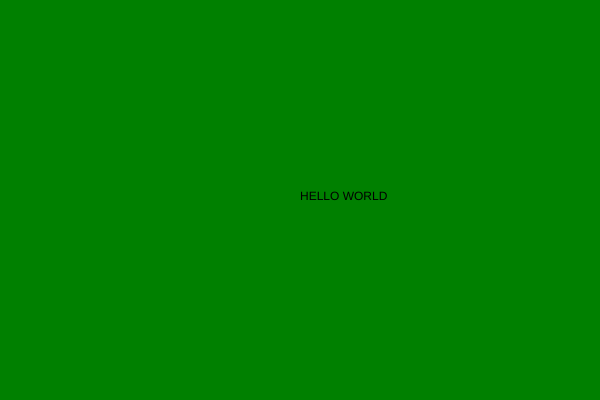
Frame 1 (no input)
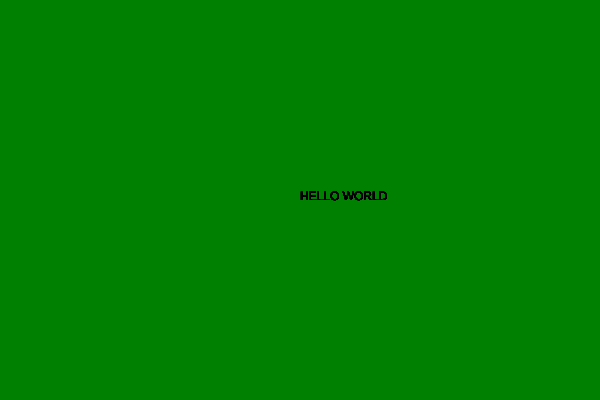
Frame 60 (no input)
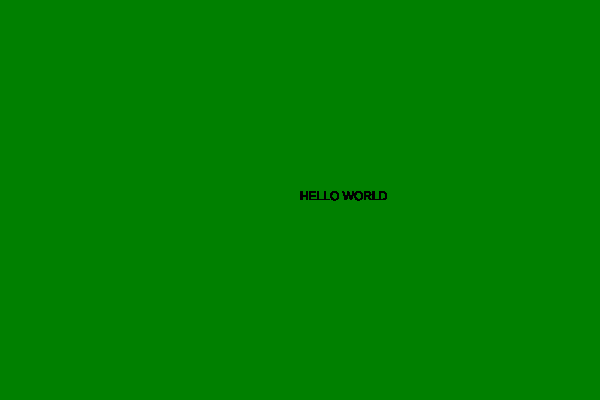
Frame 120 (the mouse pressed at the canvas centre since frame 60)

The p5.js sketch that drew these frames (run headless with seeded random() and noise() and a simulated clock; from frame 60 on, the mouse is pressed at the canvas centre):

// p5.js sketch
// ── sketch.js
// setup() function
function setup() {

  // create canvas
  createCanvas( 600, 400 );

  // background color
  background( 'green' );
}


// draw() function
function draw(){

  //p5 write "hello world" using text() function
  text("HELLO WORLD", 300, 200 );
}
